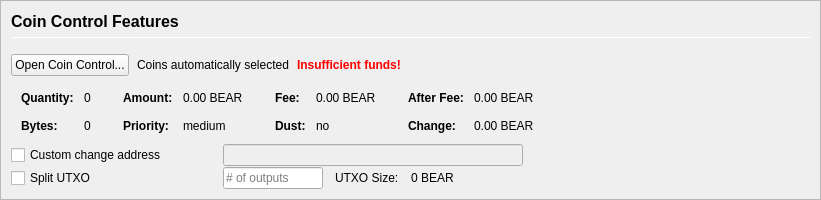
         <widget class="QFrame" name="frameCoinControl">
          <property name="sizePolicy">
           <sizepolicy hsizetype="Expanding" vsizetype="Expanding">
            <horstretch>0</horstretch>
            <verstretch>0</verstretch>
           </sizepolicy>
          </property>
          <property name="maximumSize">
           <size>
            <width>16777215</width>
            <height>16777215</height>
           </size>
          </property>
          <property name="frameShape">
           <enum>QFrame::StyledPanel</enum>
          </property>
          <property name="frameShadow">
           <enum>QFrame::Sunken</enum>
          </property>
          <layout class="QVBoxLayout" name="verticalLayoutCoinControl2">
           <property name="spacing">
            <number>0</number>
           </property>
           <property name="leftMargin">
            <number>0</number>
           </property>
           <property name="topMargin">
            <number>0</number>
           </property>
           <property name="rightMargin">
            <number>0</number>
           </property>
           <property name="bottomMargin">
            <number>0</number>
           </property>
           <item>
            <widget class="QFrame" name="frameCoinControl_BG">
             <layout class="QVBoxLayout" name="verticalLayoutCoinControl" stretch="0,0,0,0,0,0">
              <property name="spacing">
               <number>1</number>
              </property>
              <property name="leftMargin">
               <number>10</number>
              </property>
              <property name="topMargin">
               <number>10</number>
              </property>
              <item>
               <layout class="QHBoxLayout" name="horizontalLayoutCoinControl1">
                <property name="bottomMargin">
                 <number>15</number>
                </property>
                <item>
                 <layout class="QVBoxLayout" name="verticalLayout_3">
                  <property name="spacing">
                   <number>6</number>
                  </property>
                  <item>
                   <widget class="QLabel" name="labelCoinControlFeatures">
                    <property name="sizePolicy">
                     <sizepolicy hsizetype="Preferred" vsizetype="Maximum">
                      <horstretch>0</horstretch>
                      <verstretch>0</verstretch>
                     </sizepolicy>
                    </property>
                    <property name="minimumSize">
                     <size>
                      <width>0</width>
                      <height>20</height>
                     </size>
                    </property>
                    <property name="font">
                     <font>
                      <pointsize>12</pointsize>
                      <weight>75</weight>
                      <bold>true</bold>
                     </font>
                    </property>
                    <property name="styleSheet">
                     <string notr="true">font-weight:bold;</string>
                    </property>
                    <property name="text">
                     <string>Coin Control Features</string>
                    </property>
                   </widget>
                  </item>
                  <item>
                   <widget class="Line" name="line">
                    <property name="minimumSize">
                     <size>
                      <width>0</width>
                      <height>1</height>
                     </size>
                    </property>
                    <property name="maximumSize">
                     <size>
                      <width>16777215</width>
                      <height>1</height>
                     </size>
                    </property>
                    <property name="orientation">
                     <enum>Qt::Horizontal</enum>
                    </property>
                   </widget>
                  </item>
                 </layout>
                </item>
               </layout>
              </item>
              <item>
               <layout class="QHBoxLayout" name="horizontalLayoutCoinControl2" stretch="0,0,0,0">
                <property name="spacing">
                 <number>8</number>
                </property>
                <property name="bottomMargin">
                 <number>10</number>
                </property>
                <item>
                 <widget class="QPushButton" name="pushButtonCoinControl">
                  <property name="styleSheet">
                   <string notr="true"/>
                  </property>
                  <property name="text">
                   <string>Open Coin Control...</string>
                  </property>
                  <property name="autoDefault">
                   <bool>false</bool>
                  </property>
                 </widget>
                </item>
                <item>
                 <widget class="QLabel" name="labelCoinControlAutomaticallySelected">
                  <property name="text">
                   <string>Coins automatically selected</string>
                  </property>
                  <property name="margin">
                   <number>5</number>
                  </property>
                 </widget>
                </item>
                <item>
                 <widget class="QLabel" name="labelCoinControlInsuffFunds">
                  <property name="font">
                   <font>
                    <weight>75</weight>
                    <bold>true</bold>
                   </font>
                  </property>
                  <property name="styleSheet">
                   <string notr="true">color:red;font-weight:bold;</string>
                  </property>
                  <property name="text">
                   <string>Insufficient funds!</string>
                  </property>
                  <property name="margin">
                   <number>5</number>
                  </property>
                 </widget>
                </item>
                <item>
                 <spacer name="horizontalSpacerCoinControl">
                  <property name="orientation">
                   <enum>Qt::Horizontal</enum>
                  </property>
                  <property name="sizeHint" stdset="0">
                   <size>
                    <width>40</width>
                    <height>1</height>
                   </size>
                  </property>
                 </spacer>
                </item>
               </layout>
              </item>
              <item>
               <widget class="QWidget" name="widgetCoinControl" native="true">
                <property name="sizePolicy">
                 <sizepolicy hsizetype="Preferred" vsizetype="Preferred">
                  <horstretch>0</horstretch>
                  <verstretch>0</verstretch>
                 </sizepolicy>
                </property>
                <property name="minimumSize">
                 <size>
                  <width>0</width>
                  <height>0</height>
                 </size>
                </property>
                <property name="styleSheet">
                 <string notr="true"/>
                </property>
                <layout class="QHBoxLayout" name="horizontalLayoutCoinControl5">
                 <property name="leftMargin">
                  <number>0</number>
                 </property>
                 <property name="topMargin">
                  <number>0</number>
                 </property>
                 <property name="rightMargin">
                  <number>0</number>
                 </property>
                 <property name="bottomMargin">
                  <number>0</number>
                 </property>
                 <item>
                  <layout class="QHBoxLayout" name="horizontalLayoutCoinControl3" stretch="0,0,0,1">
                   <property name="spacing">
                    <number>20</number>
                   </property>
                   <property name="topMargin">
                    <number>0</number>
                   </property>
                   <property name="bottomMargin">
                    <number>10</number>
                   </property>
                   <item>
                    <layout class="QFormLayout" name="formLayoutCoinControl1">
                     <property name="horizontalSpacing">
                      <number>10</number>
                     </property>
                     <property name="verticalSpacing">
                      <number>14</number>
                     </property>
                     <property name="leftMargin">
                      <number>10</number>
                     </property>
                     <property name="topMargin">
                      <number>4</number>
                     </property>
                     <property name="rightMargin">
                      <number>6</number>
                     </property>
                     <item row="0" column="0">
                      <widget class="QLabel" name="labelCoinControlQuantityText">
                       <property name="font">
                        <font>
                         <weight>75</weight>
                         <bold>true</bold>
                        </font>
                       </property>
                       <property name="text">
                        <string>Quantity:</string>
                       </property>
                       <property name="margin">
                        <number>0</number>
                       </property>
                      </widget>
                     </item>
                     <item row="0" column="1">
                      <widget class="QLabel" name="labelCoinControlQuantity">
                       <property name="cursor">
                        <cursorShape>IBeamCursor</cursorShape>
                       </property>
                       <property name="contextMenuPolicy">
                        <enum>Qt::ActionsContextMenu</enum>
                       </property>
                       <property name="text">
                        <string notr="true">0</string>
                       </property>
                       <property name="margin">
                        <number>0</number>
                       </property>
                       <property name="textInteractionFlags">
                        <set>Qt::LinksAccessibleByMouse|Qt::TextSelectableByKeyboard|Qt::TextSelectableByMouse</set>
                       </property>
                      </widget>
                     </item>
                     <item row="1" column="0">
                      <widget class="QLabel" name="labelCoinControlBytesText">
                       <property name="font">
                        <font>
                         <weight>75</weight>
                         <bold>true</bold>
                        </font>
                       </property>
                       <property name="text">
                        <string>Bytes:</string>
                       </property>
                      </widget>
                     </item>
                     <item row="1" column="1">
                      <widget class="QLabel" name="labelCoinControlBytes">
                       <property name="cursor">
                        <cursorShape>IBeamCursor</cursorShape>
                       </property>
                       <property name="contextMenuPolicy">
                        <enum>Qt::ActionsContextMenu</enum>
                       </property>
                       <property name="text">
                        <string notr="true">0</string>
                       </property>
                       <property name="textInteractionFlags">
                        <set>Qt::LinksAccessibleByMouse|Qt::TextSelectableByKeyboard|Qt::TextSelectableByMouse</set>
                       </property>
                      </widget>
                     </item>
                    </layout>
                   </item>
                   <item>
                    <layout class="QFormLayout" name="formLayoutCoinControl2">
                     <property name="horizontalSpacing">
                      <number>10</number>
                     </property>
                     <property name="verticalSpacing">
                      <number>14</number>
                     </property>
                     <property name="leftMargin">
                      <number>6</number>
                     </property>
                     <property name="topMargin">
                      <number>4</number>
                     </property>
                     <property name="rightMargin">
                      <number>6</number>
                     </property>
                     <item row="0" column="0">
                      <widget class="QLabel" name="labelCoinControlAmountText">
                       <property name="font">
                        <font>
                         <weight>75</weight>
                         <bold>true</bold>
                        </font>
                       </property>
                       <property name="text">
                        <string>Amount:</string>
                       </property>
                       <property name="margin">
                        <number>0</number>
                       </property>
                      </widget>
                     </item>
                     <item row="0" column="1">
                      <widget class="QLabel" name="labelCoinControlAmount">
                       <property name="cursor">
                        <cursorShape>IBeamCursor</cursorShape>
                       </property>
                       <property name="contextMenuPolicy">
                        <enum>Qt::ActionsContextMenu</enum>
                       </property>
                       <property name="text">
                        <string notr="true">0.00 BEAR</string>
                       </property>
                       <property name="textInteractionFlags">
                        <set>Qt::LinksAccessibleByMouse|Qt::TextSelectableByKeyboard|Qt::TextSelectableByMouse</set>
                       </property>
                      </widget>
                     </item>
                     <item row="1" column="0">
                      <widget class="QLabel" name="labelCoinControlPriorityText">
                       <property name="font">
                        <font>
                         <weight>75</weight>
                         <bold>true</bold>
                        </font>
                       </property>
                       <property name="text">
                        <string>Priority:</string>
                       </property>
                      </widget>
                     </item>
                     <item row="1" column="1">
                      <widget class="QLabel" name="labelCoinControlPriority">
                       <property name="cursor">
                        <cursorShape>IBeamCursor</cursorShape>
                       </property>
                       <property name="contextMenuPolicy">
                        <enum>Qt::ActionsContextMenu</enum>
                       </property>
                       <property name="text">
                        <string>medium</string>
                       </property>
                       <property name="textInteractionFlags">
                        <set>Qt::LinksAccessibleByMouse|Qt::TextSelectableByKeyboard|Qt::TextSelectableByMouse</set>
                       </property>
                      </widget>
                     </item>
                    </layout>
                   </item>
                   <item>
                    <layout class="QFormLayout" name="formLayoutCoinControl3">
                     <property name="horizontalSpacing">
                      <number>10</number>
                     </property>
                     <property name="verticalSpacing">
                      <number>14</number>
                     </property>
                     <property name="leftMargin">
                      <number>6</number>
                     </property>
                     <property name="topMargin">
                      <number>4</number>
                     </property>
                     <property name="rightMargin">
                      <number>6</number>
                     </property>
                     <item row="0" column="0">
                      <widget class="QLabel" name="labelCoinControlFeeText">
                       <property name="font">
                        <font>
                         <weight>75</weight>
                         <bold>true</bold>
                        </font>
                       </property>
                       <property name="text">
                        <string>Fee:</string>
                       </property>
                       <property name="margin">
                        <number>0</number>
                       </property>
                      </widget>
                     </item>
                     <item row="0" column="1">
                      <widget class="QLabel" name="labelCoinControlFee">
                       <property name="cursor">
                        <cursorShape>IBeamCursor</cursorShape>
                       </property>
                       <property name="contextMenuPolicy">
                        <enum>Qt::ActionsContextMenu</enum>
                       </property>
                       <property name="text">
                        <string notr="true">0.00 BEAR</string>
                       </property>
                       <property name="textInteractionFlags">
                        <set>Qt::LinksAccessibleByMouse|Qt::TextSelectableByKeyboard|Qt::TextSelectableByMouse</set>
                       </property>
                      </widget>
                     </item>
                     <item row="1" column="0">
                      <widget class="QLabel" name="labelCoinControlLowOutputText">
                       <property name="font">
                        <font>
                         <weight>75</weight>
                         <bold>true</bold>
                        </font>
                       </property>
                       <property name="text">
                        <string>Dust:</string>
                       </property>
                      </widget>
                     </item>
                     <item row="1" column="1">
                      <widget class="QLabel" name="labelCoinControlLowOutput">
                       <property name="cursor">
                        <cursorShape>IBeamCursor</cursorShape>
                       </property>
                       <property name="contextMenuPolicy">
                        <enum>Qt::ActionsContextMenu</enum>
                       </property>
                       <property name="text">
                        <string>no</string>
                       </property>
                       <property name="textInteractionFlags">
                        <set>Qt::LinksAccessibleByMouse|Qt::TextSelectableByKeyboard|Qt::TextSelectableByMouse</set>
                       </property>
                      </widget>
                     </item>
                    </layout>
                   </item>
                   <item>
                    <layout class="QFormLayout" name="formLayoutCoinControl4">
                     <property name="horizontalSpacing">
                      <number>10</number>
                     </property>
                     <property name="verticalSpacing">
                      <number>14</number>
                     </property>
                     <property name="leftMargin">
                      <number>6</number>
                     </property>
                     <property name="topMargin">
                      <number>4</number>
                     </property>
                     <property name="rightMargin">
                      <number>6</number>
                     </property>
                     <item row="0" column="0">
                      <widget class="QLabel" name="labelCoinControlAfterFeeText">
                       <property name="font">
                        <font>
                         <weight>75</weight>
                         <bold>true</bold>
                        </font>
                       </property>
                       <property name="text">
                        <string>After Fee:</string>
                       </property>
                       <property name="margin">
                        <number>0</number>
                       </property>
                      </widget>
                     </item>
                     <item row="0" column="1">
                      <widget class="QLabel" name="labelCoinControlAfterFee">
                       <property name="cursor">
                        <cursorShape>IBeamCursor</cursorShape>
                       </property>
                       <property name="contextMenuPolicy">
                        <enum>Qt::ActionsContextMenu</enum>
                       </property>
                       <property name="text">
                        <string notr="true">0.00 BEAR</string>
                       </property>
                       <property name="textInteractionFlags">
                        <set>Qt::LinksAccessibleByMouse|Qt::TextSelectableByKeyboard|Qt::TextSelectableByMouse</set>
                       </property>
                      </widget>
                     </item>
                     <item row="1" column="0">
                      <widget class="QLabel" name="labelCoinControlChangeText">
                       <property name="font">
                        <font>
                         <weight>75</weight>
                         <bold>true</bold>
                        </font>
                       </property>
                       <property name="text">
                        <string>Change:</string>
                       </property>
                      </widget>
                     </item>
                     <item row="1" column="1">
                      <widget class="QLabel" name="labelCoinControlChange">
                       <property name="cursor">
                        <cursorShape>IBeamCursor</cursorShape>
                       </property>
                       <property name="contextMenuPolicy">
                        <enum>Qt::ActionsContextMenu</enum>
                       </property>
                       <property name="text">
                        <string notr="true">0.00 BEAR</string>
                       </property>
                       <property name="textInteractionFlags">
                        <set>Qt::LinksAccessibleByMouse|Qt::TextSelectableByKeyboard|Qt::TextSelectableByMouse</set>
                       </property>
                      </widget>
                     </item>
                    </layout>
                   </item>
                  </layout>
                 </item>
                </layout>
               </widget>
              </item>
              <item>
               <layout class="QHBoxLayout" name="horizontalLayoutCoinControl4">
                <property name="spacing">
                 <number>12</number>
                </property>
                <property name="sizeConstraint">
                 <enum>QLayout::SetDefaultConstraint</enum>
                </property>
                <property name="topMargin">
                 <number>0</number>
                </property>
                <property name="rightMargin">
                 <number>0</number>
                </property>
                <item>
                 <widget class="QCheckBox" name="checkBoxCoinControlChange">
                  <property name="sizePolicy">
                   <sizepolicy hsizetype="Preferred" vsizetype="Preferred">
                    <horstretch>0</horstretch>
                    <verstretch>0</verstretch>
                   </sizepolicy>
                  </property>
                  <property name="minimumSize">
                   <size>
                    <width>200</width>
                    <height>0</height>
                   </size>
                  </property>
                  <property name="maximumSize">
                   <size>
                    <width>200</width>
                    <height>16777215</height>
                   </size>
                  </property>
                  <property name="toolTip">
                   <string>If this is activated, but the change address is empty or invalid, change will be sent to a newly generated address.</string>
                  </property>
                  <property name="text">
                   <string>Custom change address</string>
                  </property>
                 </widget>
                </item>
                <item>
                 <widget class="QValidatedLineEdit" name="lineEditCoinControlChange">
                  <property name="enabled">
                   <bool>false</bool>
                  </property>
                  <property name="sizePolicy">
                   <sizepolicy hsizetype="Preferred" vsizetype="Preferred">
                    <horstretch>0</horstretch>
                    <verstretch>0</verstretch>
                   </sizepolicy>
                  </property>
                  <property name="minimumSize">
                   <size>
                    <width>300</width>
                    <height>0</height>
                   </size>
                  </property>
                 </widget>
                </item>
                <item>
                 <widget class="QLabel" name="labelCoinControlChangeLabel">
                  <property name="sizePolicy">
                   <sizepolicy hsizetype="Preferred" vsizetype="Preferred">
                    <horstretch>0</horstretch>
                    <verstretch>0</verstretch>
                   </sizepolicy>
                  </property>
                  <property name="minimumSize">
                   <size>
                    <width>100</width>
                    <height>0</height>
                   </size>
                  </property>
                  <property name="text">
                   <string/>
                  </property>
                  <property name="margin">
                   <number>3</number>
                  </property>
                 </widget>
                </item>
               </layout>
              </item>
              <item>
               <layout class="QHBoxLayout" name="horizontalLayoutCoinControl6">
                <property name="spacing">
                 <number>12</number>
                </property>
                <property name="rightMargin">
                 <number>0</number>
                </property>
                <item>
                 <widget class="QCheckBox" name="splitBlockCheckBox">
                  <property name="sizePolicy">
                   <sizepolicy hsizetype="Preferred" vsizetype="Preferred">
                    <horstretch>0</horstretch>
                    <verstretch>0</verstretch>
                   </sizepolicy>
                  </property>
                  <property name="minimumSize">
                   <size>
                    <width>200</width>
                    <height>0</height>
                   </size>
                  </property>
                  <property name="maximumSize">
                   <size>
                    <width>200</width>
                    <height>16777215</height>
                   </size>
                  </property>
                  <property name="text">
                   <string>Split UTXO</string>
                  </property>
                 </widget>
                </item>
                <item>
                 <widget class="QLineEdit" name="splitBlockLineEdit">
                  <property name="sizePolicy">
                   <sizepolicy hsizetype="Preferred" vsizetype="Preferred">
                    <horstretch>50</horstretch>
                    <verstretch>0</verstretch>
                   </sizepolicy>
                  </property>
                  <property name="minimumSize">
                   <size>
                    <width>100</width>
                    <height>0</height>
                   </size>
                  </property>
                  <property name="maximumSize">
                   <size>
                    <width>100</width>
                    <height>16777215</height>
                   </size>
                  </property>
                  <property name="placeholderText">
                   <string># of outputs</string>
                  </property>
                 </widget>
                </item>
                <item>
                 <widget class="QLabel" name="labelBlockSizeText">
                  <property name="text">
                   <string>UTXO Size:</string>
                  </property>
                 </widget>
                </item>
                <item>
                 <widget class="QLabel" name="labelBlockSize">
                  <property name="text">
                   <string>0 BEAR</string>
                  </property>
                 </widget>
                </item>
                <item>
                 <spacer name="horizontalSpacer_7">
                  <property name="orientation">
                   <enum>Qt::Horizontal</enum>
                  </property>
                  <property name="sizeHint" stdset="0">
                   <size>
                    <width>40</width>
                    <height>20</height>
                   </size>
                  </property>
                 </spacer>
                </item>
               </layout>
              </item>
              <item>
               <spacer name="verticalSpacerCoinControl">
                <property name="orientation">
                 <enum>Qt::Vertical</enum>
                </property>
                <property name="sizeHint" stdset="0">
                 <size>
                  <width>800</width>
                  <height>1</height>
                 </size>
                </property>
               </spacer>
              </item>
             </layout>
            </widget>
           </item>
          </layout>
         </widget>
